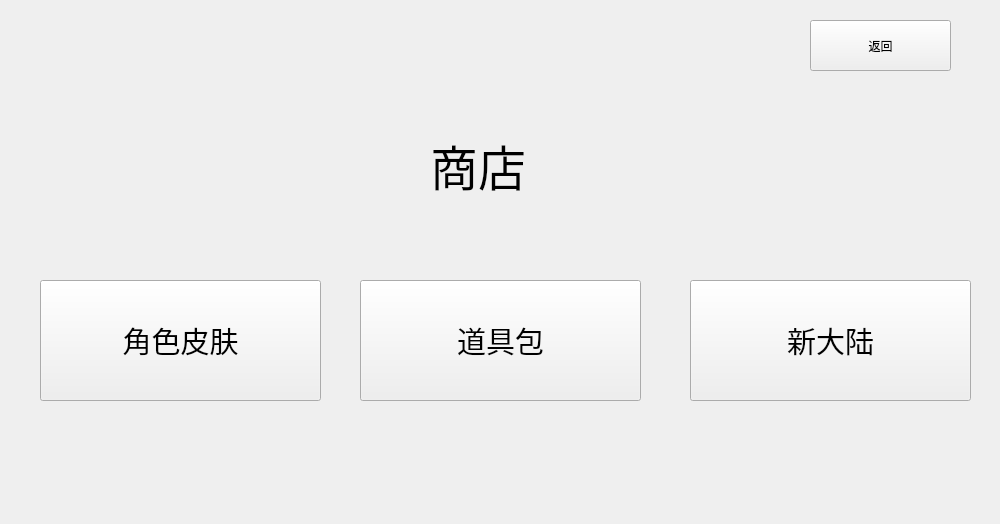
<?xml version="1.0" encoding="UTF-8"?>
<ui version="4.0">
 <class>Store</class>
 <widget class="QWidget" name="Store">
  <property name="geometry">
   <rect>
    <x>0</x>
    <y>0</y>
    <width>1000</width>
    <height>524</height>
   </rect>
  </property>
  <property name="windowTitle">
   <string>Form</string>
  </property>
  <widget class="QPushButton" name="characters">
   <property name="geometry">
    <rect>
     <x>40</x>
     <y>280</y>
     <width>281</width>
     <height>121</height>
    </rect>
   </property>
   <property name="font">
    <font>
     <family>Agency FB</family>
     <pointsize>22</pointsize>
    </font>
   </property>
   <property name="cursor">
    <cursorShape>PointingHandCursor</cursorShape>
   </property>
   <property name="text">
    <string>角色皮肤</string>
   </property>
  </widget>
  <widget class="QPushButton" name="props">
   <property name="geometry">
    <rect>
     <x>360</x>
     <y>280</y>
     <width>281</width>
     <height>121</height>
    </rect>
   </property>
   <property name="font">
    <font>
     <family>Agency FB</family>
     <pointsize>22</pointsize>
    </font>
   </property>
   <property name="cursor">
    <cursorShape>PointingHandCursor</cursorShape>
   </property>
   <property name="text">
    <string>道具包</string>
   </property>
  </widget>
  <widget class="QPushButton" name="backgrounds">
   <property name="geometry">
    <rect>
     <x>690</x>
     <y>280</y>
     <width>281</width>
     <height>121</height>
    </rect>
   </property>
   <property name="font">
    <font>
     <family>Agency FB</family>
     <pointsize>22</pointsize>
    </font>
   </property>
   <property name="cursor">
    <cursorShape>PointingHandCursor</cursorShape>
   </property>
   <property name="text">
    <string>新大陆</string>
   </property>
  </widget>
  <widget class="QLabel" name="head">
   <property name="geometry">
    <rect>
     <x>430</x>
     <y>100</y>
     <width>151</width>
     <height>131</height>
    </rect>
   </property>
   <property name="font">
    <font>
     <family>Agency FB</family>
     <pointsize>36</pointsize>
    </font>
   </property>
   <property name="text">
    <string>商店</string>
   </property>
  </widget>
  <widget class="QPushButton" name="returned">
   <property name="geometry">
    <rect>
     <x>810</x>
     <y>20</y>
     <width>141</width>
     <height>51</height>
    </rect>
   </property>
   <property name="text">
    <string>返回</string>
   </property>
  </widget>
  <widget class="QLabel" name="coin">
   <property name="geometry">
    <rect>
     <x>40</x>
     <y>30</y>
     <width>161</width>
     <height>51</height>
    </rect>
   </property>
   <property name="text">
    <string/>
   </property>
  </widget>
 </widget>
 <resources/>
 <connections/>
</ui>
